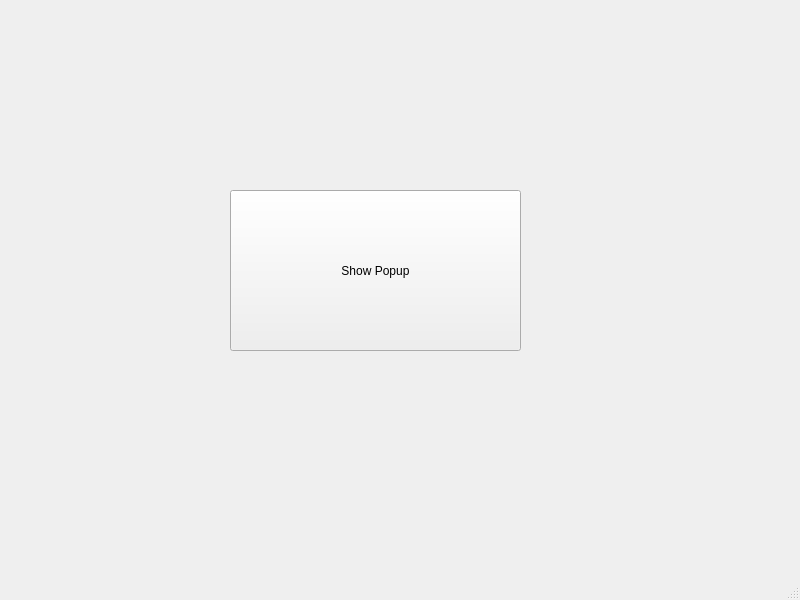
<?xml version="1.0" encoding="UTF-8"?>
<ui version="4.0">
 <class>MainWindow</class>
 <widget class="QMainWindow" name="MainWindow">
  <property name="geometry">
   <rect>
    <x>0</x>
    <y>0</y>
    <width>800</width>
    <height>600</height>
   </rect>
  </property>
  <property name="windowTitle">
   <string>MainWindow</string>
  </property>
  <widget class="QWidget" name="centralwidget">
   <widget class="QPushButton" name="showPopup">
    <property name="geometry">
     <rect>
      <x>230</x>
      <y>190</y>
      <width>291</width>
      <height>161</height>
     </rect>
    </property>
    <property name="text">
     <string>Show Popup</string>
    </property>
   </widget>
  </widget>
  <widget class="QMenuBar" name="menubar">
   <property name="geometry">
    <rect>
     <x>0</x>
     <y>0</y>
     <width>800</width>
     <height>28</height>
    </rect>
   </property>
  </widget>
  <widget class="QStatusBar" name="statusbar"/>
 </widget>
 <resources/>
 <connections/>
</ui>
